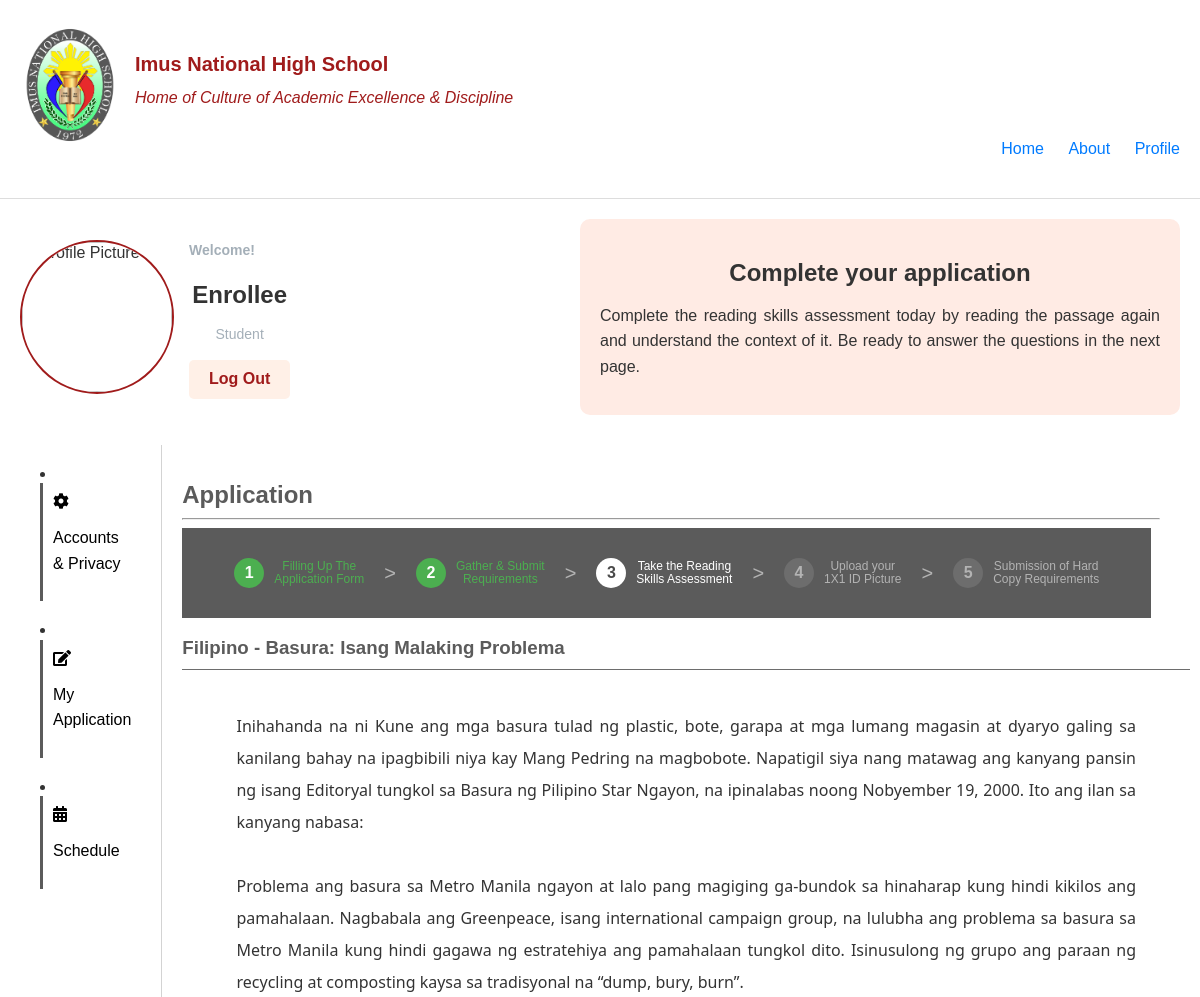
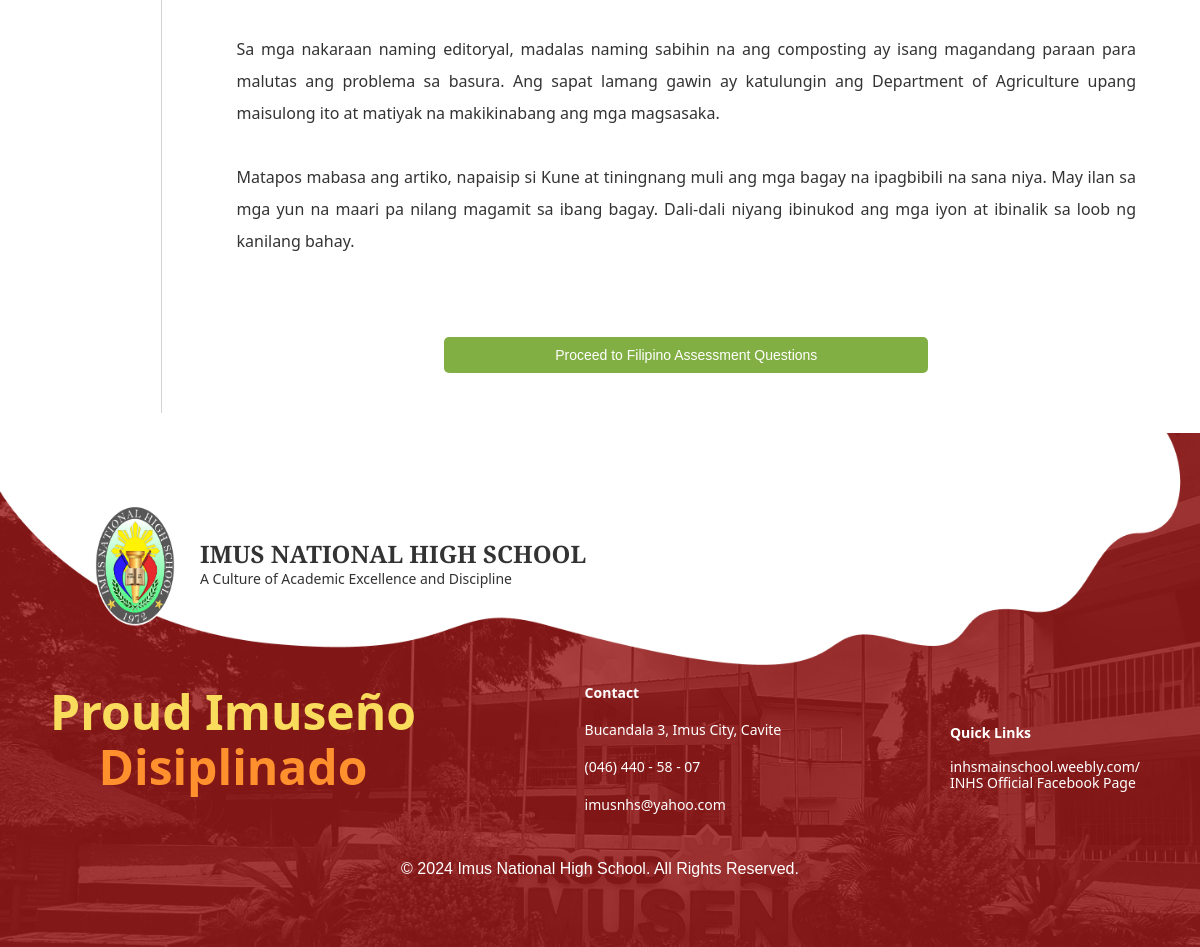
The page /filipino_passage.php (signed in) on the database its author committed (2 pictures, top to bottom).
### tables this page shows
CREATE TABLE `readingskills_material` (
  `Material_ID` int(10) NOT NULL,
  `Language_Material` enum('English','Filipino','','') NOT NULL,
  `Title` text NOT NULL,
  `Context` text NOT NULL,
  `Word_Count` int(10) NOT NULL
);

### PHP/filipinomaterial.php (called while the page is built, shortened)
<?php
include 'Database/database_conn.php';
$sql = "SELECT Language_Material, Title, Context FROM readingskills_material WHERE Language_Material = 'Filipino' ORDER BY Material_ID DESC LIMIT 1";
$result = $conn->query($sql);
if ($result->num_rows > 0) {
    $row = $result->fetch_assoc();
    $languageMaterial = htmlspecialchars($row["Language_Material"]);
    $title = htmlspecialchars($row["Title"]);
    $context = nl2br(htmlspecialchars($row["Context"]));
} else {
    $languageMaterial = "N/A";
    $title = "N/A";
    $context = "No data available.";
}
?>

### filipino_passage.php (the view, shortened to what this page needs)
<?php
    include 'header.php';
    include 'PHP/filipinomaterial.php';
?>
<!DOCTYPE html>
<html lang="en">
<head>
    <link href="https://cdnjs.cloudflare.com/ajax/libs/font-awesome/5.15.3/css/all.min.css" rel="stylesheet"/>
    <link rel="stylesheet" href="CSS/normalize.css">
    <link rel="stylesheet" href="CSS/passage.css">
</head>
<body>
    <main>
        <div class="contain">
            <section class="welcome">
                <?php include 'profile_card.php'; ?>
                <div class="application">
                    <div class="application-note">
                        <h2>Complete your application</h2>
                        <p> Complete the reading skills assessment today by reading the passage again and understand the context of it. Be ready to answer the questions in the next page. </p>
                    </div>
                </div>
            </section>
            <section class="form">
                <?php
                    include 'sidebar.php';
                ?>
                <div class="content">
                    <h1>Application</h1>
                    <hr>
                    <div class="form-row">
                        <?php include 'progress.php'; ?>
                        <h3><?php echo $languageMaterial; ?> - <?php echo $title; ?></h3>
                        <div class="tain">
                            <div class="question">
                                <p><?php echo $context; ?></p>
                            </div>
                            <button class="proceed-button" onclick="window.location.href='filipino_comprehend.php'">Proceed to Filipino Assessment Questions</button>
                        </div>
                    </div>
                </div>
            </section>
        </div>
    </main>
</body>
</html>
<?php
    include 'footer.php';
?>

### CSS/header.css (style rules this page uses)
h1, h2, h3 { text-align: center; margin-bottom: 10px; }
p { line-height: 1.6; margin-bottom: 15px; }
button { background-color: #007bff; color: #fff; padding: 10px 20px; border: none; border-radius: 5px; cursor: pointer; }

### CSS/passage.css (style rules this page uses)
body { font-family: Arial, sans-serif; margin: 0; padding: 0; background-color: #FFFFFF; color: #333; }
.contain { padding: 20px; padding-right: 20px; }
.welcome { display: flex; justify-content: space-between; align-items: center; margin-bottom: 30px; }
.application { display: flex; flex-direction: column; flex: 1; background-color: #FFEBE4; justify-content: center; padding: 20px; border-radius: 10px; }
.application-note { text-align: justify; width: 100%; }
.form { display: flex; }
.content { flex-grow: 1; padding: 20px; box-sizing: border-box; }
.content h1 { font-size: 24px; margin-bottom: 10px; text-align: left; color: #5B5B5B; }
.content h3 { margin-bottom: 10px; text-align: left; color: #5B5B5B; }
.tain { width: 99%; margin: 0 auto; border-top: 1px solid #6d6d6d; padding: 20px; display: flex; justify-content: center; align-items: center; flex-direction: column; }
.question { width: 95%; margin-bottom: 20px; padding: 10px; border-radius: 5px; text-align: justify; }
.question p { margin: 10px 10px 10px 10px; font-family: 'Segoe UI', Tahoma, Geneva, Verdana, sans-serif; line-height: 200%; }
.proceed-button { margin-top: 40px; width: 50%; background-color: #82AF43; border: none; border-radius: 5px; padding: 10px 20px; color: #fff; font-size: 14px; }

### rows shown on the page
readingskills_material: Language_Material "Filipino", Title "Basura: Isang Malaking Problema", Context "Inihahanda na ni Kune ang mga basura tulad ng plastic, bote, garapa at mga lumang magasin at dyaryo galing sa kanilang bahay na ipagbibili niya kay Mang Pedring na magbobote. Napatigil siya nang matawag ang kanyang pansin ng isang Editoryal tungkol sa Basura ng Pilipino Star Ngayon, na ipinalabas noong Nobyember 19, 2000. Ito ang ilan sa kanyang nabasa: Problema ang basura sa Metro Manila ngayon at lalo pang magiging ga-bundok sa hinaharap kung hindi kikilos ang pamahalaan. Nagbabala ang Greenpeace, isang international campaign group, na lulubha ang problema sa basura sa Metro Manila kung hindi gagawa ng estratehiya ang pamahalaan tungkol dito. Isinusulong ng grupo ang paraan ng recycling…"

### other values the page prints
$fullName "Enrollee"
